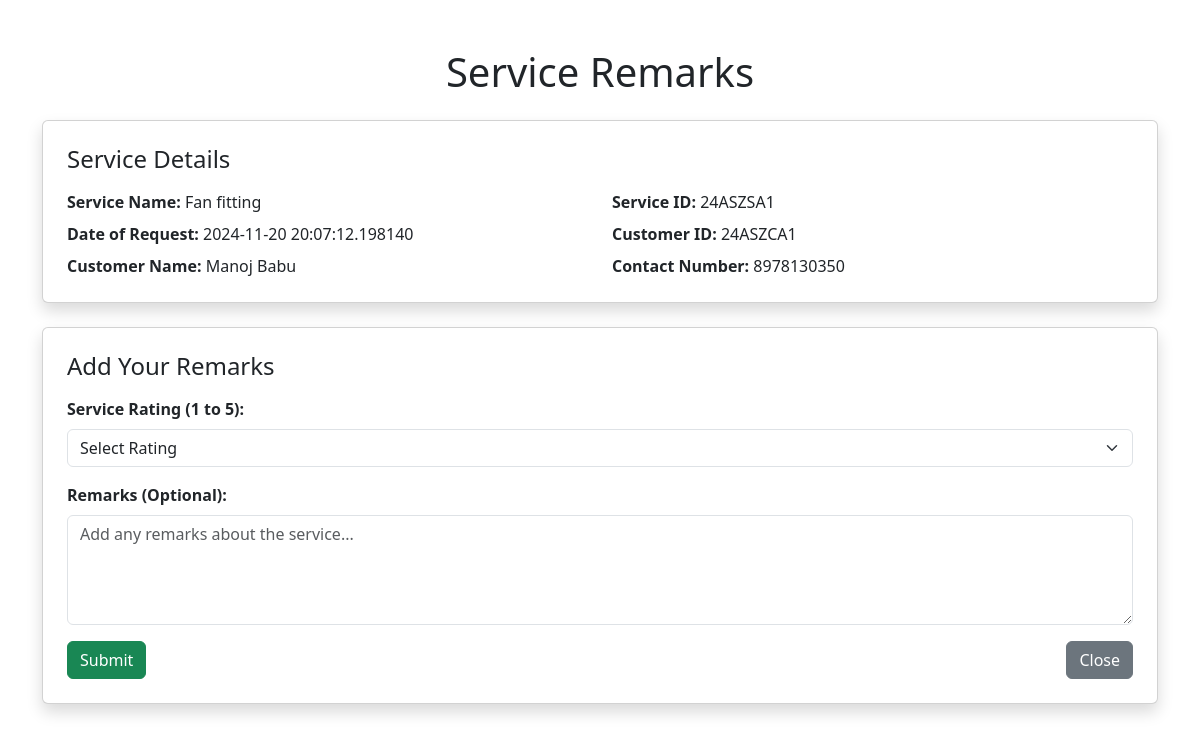
The app's page /Professional/rating/24ASZBA1, older data.
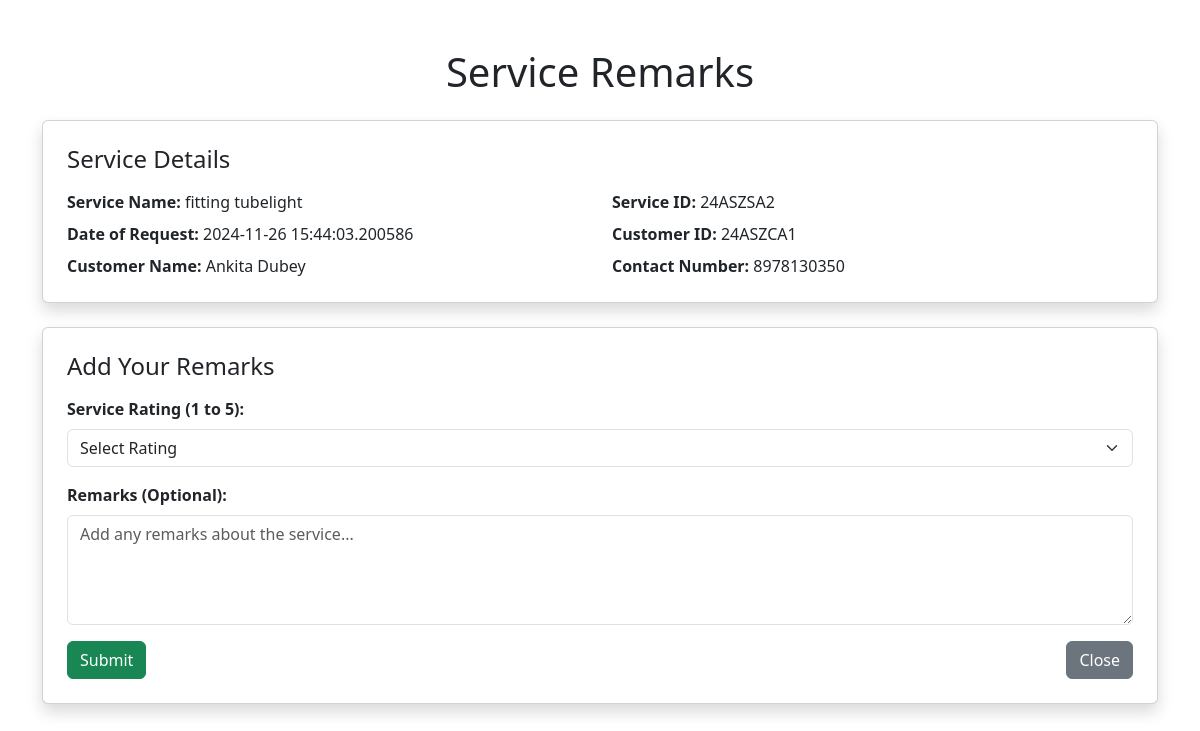
The same page, newer data.
### models.py (models this page shows, shortened)
class Service(db.Model):
    __tablename__ = 'Service'
    service_id = db.Column(db.String(50), primary_key=True)
    service_name = db.Column(db.String(100), nullable=False, unique=True)
    service_description = db.Column(db.String(200), nullable=False)
    base_price = db.Column(db.Integer(), nullable=False)
    category_id = db.Column(db.String(50), db.ForeignKey('Category.category_id'), nullable=False)
    requests = db.relationship('ServiceBooked', backref='service', lazy=True)

class Customer(db.Model):
    __tablename__ = 'Customer'
    customer_id = db.Column(db.String(50),  db.ForeignKey('Credential.user_id'),primary_key=True)
    username=db.Column(db.String(50), nullable=False)
    full_name = db.Column(db.String(50), nullable=False)
    address = db.Column(db.String(200), nullable=False)
    contact = db.Column(db.String(15), nullable=True)
    pin = db.Column(db.Integer(), nullable=False)
    status = db.Column(db.String(10), default='active')
    registration_date = db.Column(db.DateTime, default=datetime.utcnow)
    requests = db.relationship('ServiceBooked', backref='customer', lazy=True)

### routes.py (the view, shortened to what this page needs)
@app.route("/Professional/rating/<booking_id>", methods=['POST', 'GET'])
def customer_rating(booking_id):
    service_request = db.session.query(
        ServiceBooked.booking_id,
        Service.service_name,
        Service.service_id,
        Customer.customer_id,
        ServiceBooked.request_date,
        Customer.full_name.label("customer_name"),
        Professional.contact_number
    ).join(Service, ServiceBooked.service_id == Service.service_id) \
     .outerjoin(Customer, ServiceBooked.customer_id == Customer.customer_id) \
     .filter(ServiceBooked.booking_id == booking_id).first()
    if not service_request:
        flash("Service request not found.", "danger")
        return redirect(url_for('professional_home'))
    return render_template("Professional/rating.html", service_request=service_request)

### templates/Professional/rating.html (shortened to what this page needs)
<!DOCTYPE html>
<html lang="en">
<head>
  <link rel="stylesheet" href="https://cdn.jsdelivr.net/npm/bootstrap@5.3.0/dist/css/bootstrap.min.css">
</head>
<body>
  <div class="container mt-5">
    <h1 class="text-center mb-4">Service Remarks</h1>
    <div class="card shadow p-4 mb-4">
      <h4 class="card-title mb-3">Service Details</h4>
      <div class="row mb-2">
        <div class="col-md-6">
          <strong>Service Name:</strong> <span>{{ service_request.service_name }}</span>
        </div>
        <div class="col-md-6">
          <strong>Service ID:</strong> <span>{{ service_request.service_id }}</span>
        </div>
      </div>
      <div class="row mb-2">
        <div class="col-md-6">
          <strong>Date of Request:</strong> <span>{{ service_request.request_date }}</span>
        </div>
        <div class="col-md-6">
          <strong>Customer ID:</strong> <span>{{ service_request.customer_id }}</span>
        </div>
      </div>
      <div class="row">
        <div class="col-md-6">
          <strong>Customer Name:</strong> <span>{{ service_request.customer_name }}</span>
        </div>
        <div class="col-md-6">
          <strong>Contact Number:</strong> <span>{{ service_request.contact_number }}</span>
        </div>
      </div>
    </div>
    <form method="POST" action="{{ url_for('customer_rating', booking_id=service_request.booking_id) }}">
        <div class="card shadow p-4">
        <h4 class="card-title mb-3">Add Your Remarks</h4>
        <div class="mb-3">
          <label for="serviceRating" class="form-label"><strong>Service Rating (1 to 5):</strong></label>
          <select class="form-select" id="serviceRating" name="service_rating" required>
            <option value="" disabled selected>Select Rating</option>
          </select>
        </div>
        <div class="mb-3">
          <label for="serviceRemarks" class="form-label"><strong>Remarks (Optional):</strong></label>
          <textarea class="form-control" id="serviceRemarks" name="service_remarks" rows="4" placeholder="Add any remarks about the service..."></textarea>
        </div>
        <div class="d-flex justify-content-between">
          <button type="submit" class="btn btn-success">Submit</button>
          <a href="{{ url_for('professional_home') }}" class="btn btn-secondary">Close</a>
        </div>
      </div>
    </form>
  </div>
</body>
</html>

Row changes from the older to the newer data that the page shows:
no longer on this page (row edited): Service: service_name "Fan fitting", service_id "24ASZSA1"
now on this page (row edited): Service: service_name "fitting tubelight", service_id "24ASZSA2"
changed Customer "24ASZCA1": customer_name "Manoj Babu" → "Ankita Dubey"
Text that changed along with them:
{{ service_request.request_date }}: "2024-11-20 20:07:12.198140" → "2024-11-26 15:44:03.200586"
